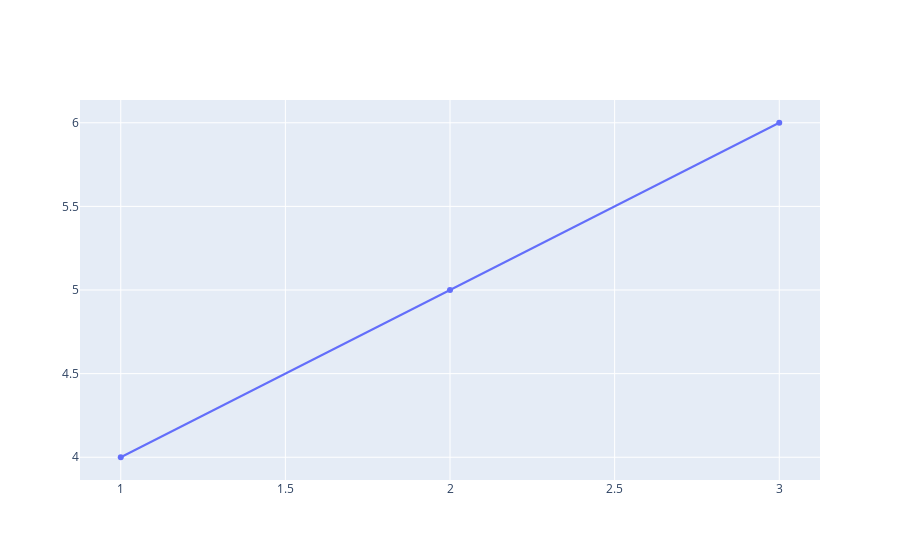

Notebook source saved alongside this figure:
### Code cell
import plotly.graph_objects as go

fig = go.Figure()

fig.add_trace(go.Scatter(
    x=[1, 2, 3], y=[4, 5, 6],
    hovertext=["Point 1", "Point 2", "Point 3"],
    hovertemplate="x: %{x}<br>y: %{y}<br>Label: %{hovertext}"
))

fig.update_traces()

fig.show()

### Figure 1 — Plotly figure (JSON) as saved in the notebook; plotly's stock layout.template omitted (floating-point values rounded to 4 significant figures)
{"data": [{"hovertemplate": "x: %{x}<br>y: %{y}<br>Label: %{hovertext}", "hovertext": ["Point 1", "Point 2", "Point 3"], "type": "scatter", "x": [1, 2, 3], "y": [4, 5, 6]}], "layout": {}}
